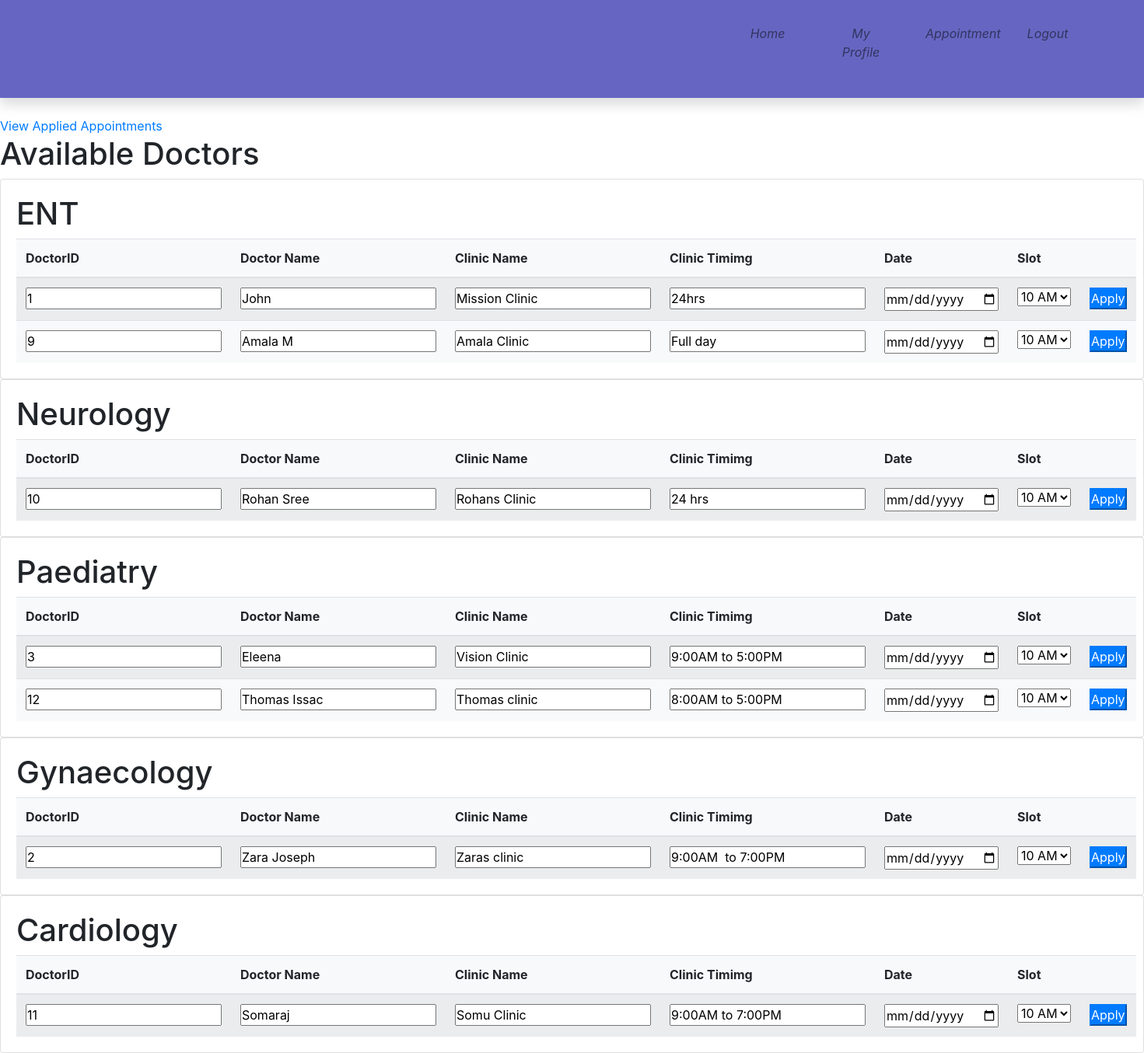
Screenshot of /applyappointment.php with the database file from the repository.
### tables this page shows
CREATE TABLE `doctor` (
  `Did` int(11) NOT NULL,
  `Name` varchar(20) NOT NULL,
  `MobileNo` bigint(20) NOT NULL,
  `Emailid` varchar(30) NOT NULL,
  `Nationalid` varchar(20) NOT NULL,
  `Qualification` varchar(20) NOT NULL,
  `Experience` varchar(50) NOT NULL,
  `Department` varchar(20) NOT NULL,
  `ClinicAddress` varchar(50) NOT NULL,
  `ClinicTiming` varchar(30) NOT NULL,
  `Username` varchar(20) NOT NULL,
  `Password` varchar(20) NOT NULL,
  `Status` varchar(20) NOT NULL
);

### applyappointment.php (the view, shortened to what this page needs)
<!doctype html>
 <html>
  <head>
	  <link rel ="stylesheet" href="css/bootstrap.min.css">
	  <link rel ="stylesheet" href="css/style.css">
  </head>
  <body>
	<div class="container-fliud">
        <nav class="navbar navbar-expand navbar-light topbar mb-4 static-top shadow bg-gradient-primary">
          <ul class="navbar-nav ml-auto pr-5 p-hide">
            <li class="nav-item ">
              <a class="nav-link " href="userhome.php">
                <i class="fas fa-home"><p> Home</p></i>
              </a>
            </li>
			<li class="nav-item ">
              <a class="nav-link " href="userprofile.php">
                <i class="fas fa-home"><p> My Profile</p></i>
              </a>
            </li>
			<li class="nav-item ">
              <a class="nav-link " href="applyappointment.php">
                <i class="fas fa-home"><p> Appointment</p></i>
              </a>
            </li>
			<li class="nav-item ">
              <a class="nav-link " href="index.php">
                <i class="fas fa-home"><p> Logout</p></i>
              </a>
            </li>
          </ul>
        </nav>
	</div>
		<a href="appliedappointment.php"> View Applied Appointments</a>
		<h1>Available Doctors</h1>
	<div>
		<div class="card" style="">
			<div class="card-body">
				<h1>ENT</h1>
				<table class="table table-striped card-text bg-light">
				<thead>
						<tr>
							<th scope="col">DoctorID</th>
							<th scope="col">Doctor Name</th>
							<th scope="col">Clinic Name</th>
							<th scope="col">Clinic Timimg</th>
							<th scope="col">Date</th>
							<th scope="col">Slot</th>
							<th scope="col"></th>
						</tr>
					</thead>
					<tbody>
						<?php
							require_once 'connection.php';
							$sql="select * from doctor where Department='ENT' and Status='Approved'";
							$result=mysqli_query($conn,$sql);
							while($row=mysqli_fetch_assoc($result))
							{
						?>
						<tr>
							<form action="action.php" method="post">
							<td scope="row"><input type="text" value="<?php echo $row['Did'];?>" name="did" readonly></td>
							<td scope="row"><input type="text" value="<?php echo $row['Name'];?>" name="dname" readonly></td>
							<td scope="row"><input type="text" value="<?php echo $row['ClinicAddress'];?>" name="clinicaddress" readonly></td>
							<td scope="row"><input type="text" value="<?php echo $row['ClinicTiming'];?>" name="clinictime"readonly></td>
							<td scope="row"><input type="date" name="date"></td>
							<td scope="row">
							<select name="slot">
								<option value="10 AM">10 AM</option>
							</select>
							 </td>
							 <td scope="row"><input type="submit" value="Apply" class="btn-primary" name="appointment"></td>
							 </form>
						</tr>
						<?php
							}
						?>
					</tbody>
				</table>
			</div>
		</div>
	</div>
	<div>
		<div class="card" style="">
			<div class="card-body">
				<h1>Neurology</h1>
				<table class="table table-striped card-text bg-light">
					<thead>
						<tr>
							<th scope="col">DoctorID</th>
							<th scope="col">Doctor Name</th>
							<th scope="col">Clinic Name</th>
							<th scope="col">Clinic Timimg</th>
							<th scope="col">Date</th>
							<th scope="col">Slot</th>
							<th scope="col"></th>
						</tr>
					</thead>
					<tbody>
						<?php
							require_once 'connection.php';
							$sql="select * from doctor where Department='Neurology' and Status='Approved'";
							$result=mysqli_query($conn,$sql);
							while($row=mysqli_fetch_assoc($result))
							{
						?>
						<tr>
							<form action="action.php" method="post">
							<td scope="row"><input type="text" value="<?php echo $row['Did'];?>" name="did" readonly></td>
							<td scope="row"><input type="text" value="<?php echo $row['Name'];?>" name="dname" readonly></td>
							<td scope="row"><input type="text" value="<?php echo $row['ClinicAddress'];?>" name="clinicaddress" readonly></td>
							<td scope="row"><input type="text" value="<?php echo $row['ClinicTiming'];?>" name="clinictime"readonly></td>
							<td scope="row"><input type="date" name="date"></td>
							<td scope="row">
							<select name="slot">
								<option value="10 AM">10 AM</option>
							</select>
							 </td>
							 <td scope="row"><input type="submit" value="Apply" class="btn-primary" name="appointment"></td>
							 </form>
						</tr>
						<?php
							}
						?>
					</tbody>
				</table>
			</div>
		</div>
	</div>
	<div>
		<div class="card" style="">
			<div class="card-body">
				<h1>Paediatry</h1>
				<table class="table table-striped card-text bg-light">
					<thead>
						<tr>
							<th scope="col">DoctorID</th>
							<th scope="col">Doctor Name</th>
							<th scope="col">Clinic Name</th>
							<th scope="col">Clinic Timimg</th>
							<th scope="col">Date</th>
							<th scope="col">Slot</th>
							<th scope="col"></th>
						</tr>
					</thead>
					<tbody>
						<?php
							require_once 'connection.php';
							$sql="select * from doctor where Department='Paediatry' and Status='Approved'";
							$result=mysqli_query($conn,$sql);
							while($row=mysqli_fetch_assoc($result))
							{
						?>
						<tr>
							<form action="action.php" method="post">
							<td scope="row"><input type="text" value="<?php echo $row['Did'];?>" name="did" readonly></td>
							<td scope="row"><input type="text" value="<?php echo $row['Name'];?>" name="dname" readonly></td>
							<td scope="row"><input type="text" value="<?php echo $row['ClinicAddress'];?>" name="clinicaddress" readonly></td>
							<td scope="row"><input type="text" value="<?php echo $row['ClinicTiming'];?>" name="clinictime"readonly></td>
							<td scope="row"><input type="date" name="date"></td>
							<td scope="row">
							<select name="slot">
								<option value="10 AM">10 AM</option>
							</select>
							 </td>
							 <td scope="row"><input type="submit" value="Apply" class="btn-primary" name="appointment"></td>
							 </form>
						</tr>
						<?php
							}
						?>
					</tbody>
				</table>
			</div>
		</div>
	</div>
	<div>
		<div class="card" style="">
			<div class="card-body">
				<h1>Gynaecology</h1>
				<table class="table table-striped card-text bg-light">
					<thead>
						<tr>
							<th scope="col">DoctorID</th>
							<th scope="col">Doctor Name</th>
							<th scope="col">Clinic Name</th>
							<th scope="col">Clinic Timimg</th>
							<th scope="col">Date</th>
							<th scope="col">Slot</th>
							<th scope="col"></th>
						</tr>
					</thead>
					<tbody>
						<?php
							require_once 'connection.php';
							$sql="select * from doctor where Department='Gynaecology' and Status='Approved'";
							$result=mysqli_query($conn,$sql);
							while($row=mysqli_fetch_assoc($result))
							{
						?>
						<tr>
							<form action="action.php" method="post">
							<td scope="row"><input type="text" value="<?php echo $row['Did'];?>" name="did" readonly></td>
							<td scope="row"><input type="text" value="<?php echo $row['Name'];?>" name="dname" readonly></td>
							<td scope="row"><input type="text" value="<?php echo $row['ClinicAddress'];?>" name="clinicaddress" readonly></td>
							<td scope="row"><input type="text" value="<?php echo $row['ClinicTiming'];?>" name="clinictime"readonly></td>
							<td scope="row"><input type="date" name="date"></td>
							<td scope="row">
							<select name="slot">
								<option value="10 AM">10 AM</option>
							</select>
							 </td>
							 <td scope="row"><input type="submit" value="Apply" class="btn-primary" name="appointment"></td>
							 </form>
						</tr>
						<?php
							}
						?>
					</tbody>
				</table>
			</div>
		</div>
	</div>
	<div>
		<div class="card" style="">
			<div class="card-body">
				<h1>Cardiology</h1>
				<table class="table table-striped card-text bg-light">
					<thead>
						<tr>
							<th scope="col">DoctorID</th>
							<th scope="col">Doctor Name</th>
							<th scope="col">Clinic Name</th>
							<th scope="col">Clinic Timimg</th>
							<th scope="col">Date</th>
							<th scope="col">Slot</th>
							<th scope="col"></th>
						</tr>
					</thead>
					<tbody>
						<?php
							require_once 'connection.php';
							$sql="select * from doctor where Department='Cardiology' and Status='Approved'";
							$result=mysqli_query($conn,$sql);
							while($row=mysqli_fetch_assoc($result))
							{
						?>
						<tr>
							<form action="action.php" method="post">
							<td scope="row"><input type="text" value="<?php echo $row['Did'];?>" name="did" readonly></td>
							<td scope="row"><input type="text" value="<?php echo $row['Name'];?>" name="dname" readonly></td>
							<td scope="row"><input type="text" value="<?php echo $row['ClinicAddress'];?>" name="clinicaddress" readonly></td>
							<td scope="row"><input type="text" value="<?php echo $row['ClinicTiming'];?>" name="clinictime"readonly></td>
							<td scope="row"><input type="date" name="date"></td>
							<td scope="row">
							<select name="slot">
								<option value="10 AM">10 AM</option>
							</select>
							 </td>
							 <td scope="row"><input type="submit"  value="Apply" class="btn-primary" name="appointment"></td>
							 </form>
						</tr>
						<?php
							}
						?>
					</tbody>
				</table>
			</div>
		</div>
	</div>
  </body>
</html>

### css/style.css (style rules this page uses)
* { margin:0px; padding:0px; }
.navbar { text-align:center; background-color:rgba(0, 0, 153,0.6); }
.navbar ul { float:right; display:inline-flex; list-style-type:none; }
.navbar ul li { width:120px; padding:15px; }
.navbar ul li a { text-decoration:none; color:white; }

### rows the page displays
doctor: did "1", dname "John", clinicaddress "Mission Clinic", clinictime "24hrs"
doctor: did "9", dname "Amala M", clinicaddress "Amala Clinic", clinictime "Full day"
doctor: did "10", dname "Rohan Sree", clinicaddress "Rohans Clinic", clinictime "24 hrs"
doctor: did "3", dname "Eleena", clinicaddress "Vision Clinic", clinictime "9:00AM to 5:00PM"
doctor: did "12", dname "Thomas Issac", clinicaddress "Thomas clinic", clinictime "8:00AM to 5:00PM"
doctor: did "2", dname "Zara Joseph", clinicaddress "Zaras clinic", clinictime "9:00AM to 7:00PM"
doctor: did "11", dname "Somaraj", clinicaddress "Somu Clinic", clinictime "9:00AM to 7:00PM"
